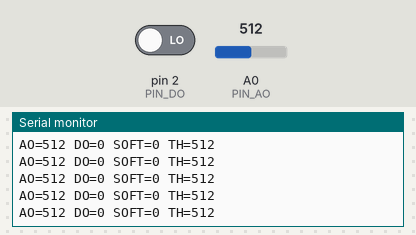
A sketch run on a simulated Arduino Uno, built with avr-gcc and run on an emulated ATmega328P. On the bench: the last lines printed to the serial monitor. Inputs (shaded band) come from the test bench; at power-on: A0 (PIN_AO) = 512, pin 2 (PIN_DO) LOW.

Above: at 10.2 s.
10.3 s: A0 (PIN_AO) set to 105
At 10.38 s:
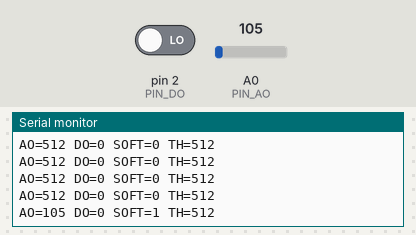
13.3 s: A0 (PIN_AO) set to 89
At 13.3 s:
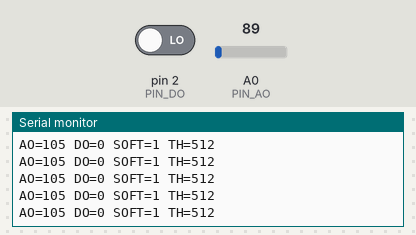
Timing chart, 0 to 15.8 s (numbered marks = the images above; inputs shaded):
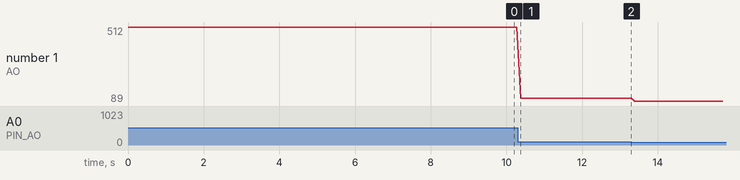

The sketch:

5.10.ino
```cpp
const int PIN_AO = A0;
const int PIN_DO = 2;

const int HYST = 30;
int threshold = 512;
bool state = false;

void setup() {
  Serial.begin(9600);
  pinMode(PIN_DO, INPUT);
}

void loop() {
  int raw = analogRead(PIN_AO);
  int d0 = digitalRead(PIN_DO);

  if (!state && raw < threshold - HYST) state = true;
  if (state && raw > threshold + HYST) state = false;

  Serial.print("AO=");
  Serial.print(raw);
  Serial.print(" DO=");
  Serial.print(d0);
  Serial.print(" SOFT=");
  Serial.print(state);
  Serial.print(" TH=");
  Serial.println(threshold);

  delay(100);
}
```

Measured:
- after the input at 10.3 s, the serial monitor: prints a new line after 0.07 s (image 1)
- plotted number 1: 512 → 105 after the input at 10.3 s, 105 → 89 after the input at 13.3 s
